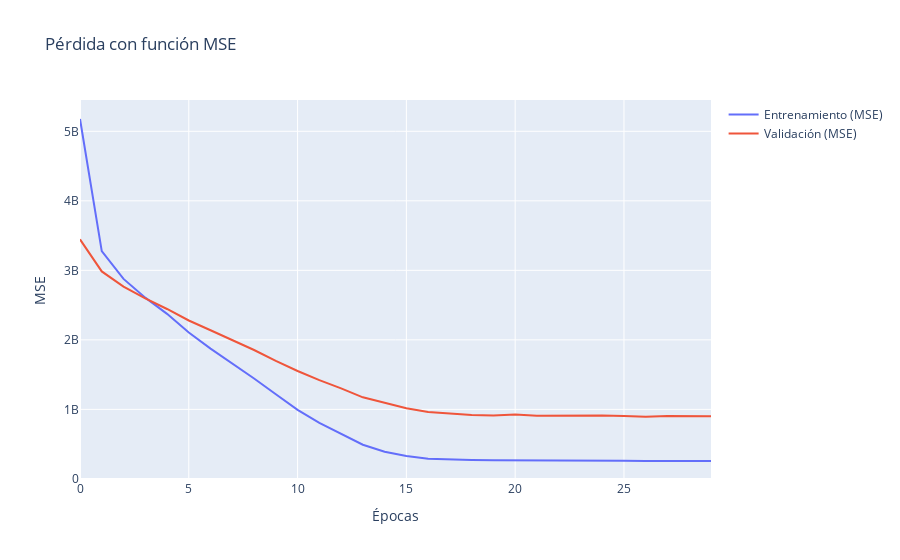

Write notebook code for a chart like this one.
### Markdown cell above
* Creamos un grafico para mostrar como evoluciona la perdida del modelo a lo largo de las epocas.
* Añadimos dos lineas:
  - La perdida en los datos de entrenamiento ("loss").
  - La perdida en los datos de validación ("val_loss").
* Esto nos ayuda a ver si el modelo esta aprendiendo bien o si esta sobreajustando.
* El eje X muestra las epocas y el eje Y la magnitud de la perdida (MSE).

### Code cell
fig_mse = go.Figure()
fig_mse.add_trace(go.Scatter(y=history_mse.history['loss'], name='Entrenamiento (MSE)'))
fig_mse.add_trace(go.Scatter(y=history_mse.history['val_loss'], name='Validación (MSE)'))
fig_mse.update_layout(title='Pérdida con función MSE', xaxis_title='Épocas', yaxis_title='MSE')
fig_mse.show()

### Figure 1 — Plotly figure (JSON) as saved in the notebook; plotly's stock layout.template omitted (floating-point values rounded to 4 significant figures)
{"data": [{"name": "Entrenamiento (MSE)", "type": "scatter", "y": [5177093120, 3276687616, 2876625152, 2606915584, 2374416128, 2105908864, 1873713536, 1662840448, 1444568832, 1216594944, 993549312, 807284032, 650098240, 491855968, 390575360, 329413536, 291454816, 275558944, 270268672, 266391696, 263491456, 263722992, 262966800, 261315856, 260431744, 259630496, 258097744, 259027936, 257851536, 257302928]}, {"name": "Validación (MSE)", "type": "scatter", "y": [3445460992, 2984452608, 2765142528, 2595771904, 2444128768, 2278457600, 2138327296, 1994370048, 1854142592, 1697094528, 1552226944, 1421002496, 1303039744, 1173189888, 1090273280, 1015187840, 961887296, 940613504, 917767744, 912964160, 925748672, 908249664, 911886720, 911430272, 912509760, 902858368, 892204992, 903054720, 899240512, 901834624]}], "layout": {"title": {"text": "Pérdida con función MSE"}, "xaxis": {"title": {"text": "Épocas"}}, "yaxis": {"title": {"text": "MSE"}}}}
